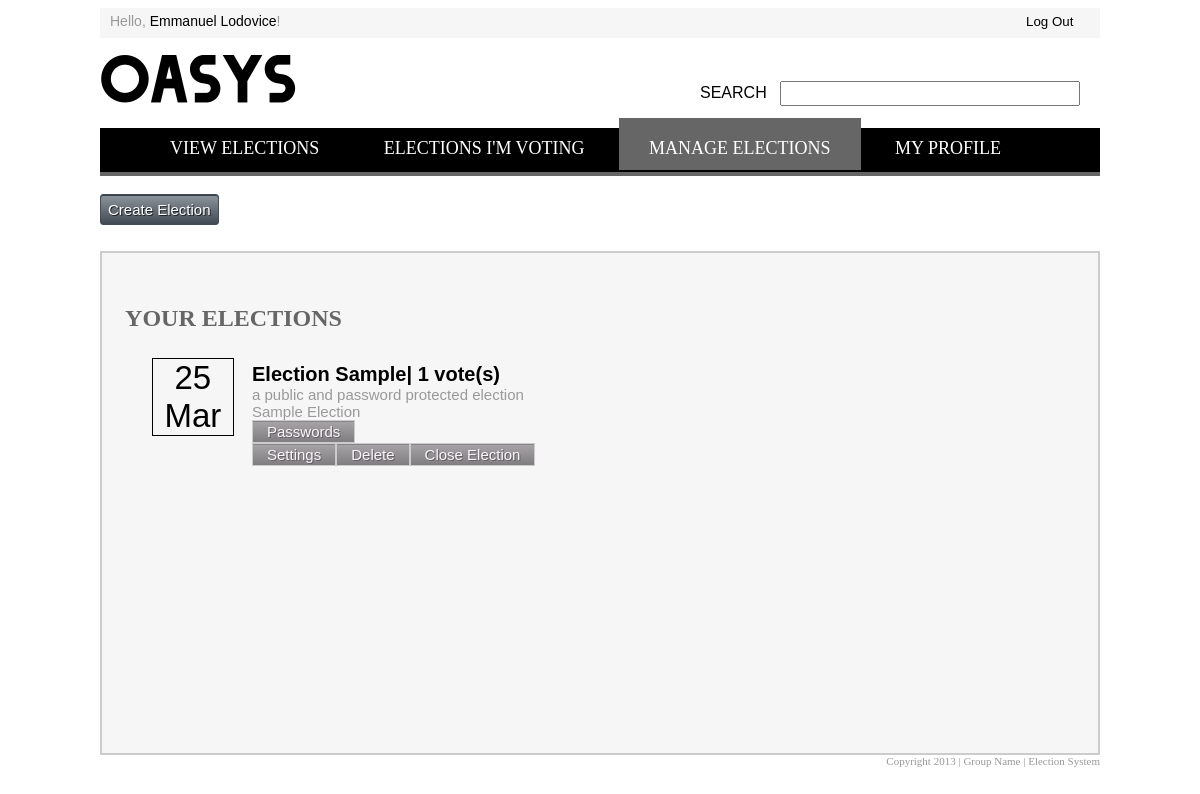
Page /manageElections.php (signed in) on the committed database.
### tables this page shows
CREATE TABLE IF NOT EXISTS `elections` (
  `election_id` int(255) NOT NULL AUTO_INCREMENT,
  `user_id` int(255) NOT NULL,
  `title` varchar(255) NOT NULL,
  `status` int(255) NOT NULL,
  `password` int(255) NOT NULL,
  `privacy` int(255) NOT NULL,
  `description` text NOT NULL,
  `lastdate` datetime NOT NULL,
  PRIMARY KEY (`election_id`),
  KEY `user_id` (`user_id`)
);

### manageElections.php (the view, shortened to what this page needs)
<?php
	$user_id = $_SESSION['user_id'];
?>
<html>
<head>
	<link rel = "stylesheet" type = "text/css" href = "assets/css/manageElections.css">
</head>
<body>
	<div id = "container">
		<div id="container">
		<div id="header">
			<div id="greeting">Hello, <a href="profile.php?user_id=<?=$user_id?> class = 'link'" class = 'link'><?php echo $_SESSION['user_firstname']." ".$_SESSION['user_lastname'];?></a>!</div>
			<div id="logoutspace">
				<a href="logout.php"><button id="logout">Log Out</button></a><br/>
			</div>
		</div>
		<div id="banner">
			<div id="sitename">OASYS</div>
			<div id="searchone">
				<input type="text" name="electionTitle" id="title" onkeyup="search(this.value)">
			</div>
			<div id="searchtwo">
				SEARCH
			</div>
		</div>
	<ul>
      <li><a href="home.php">View Elections</a></li>
      <li><a href="iamVoting.php">Elections I'm Voting</a></li>
      <li id='first'>Manage Elections</li>
      <li><a href="profile.php?user_id=<?=$user_id?>">My Profile</a></li>
    </ul>
		<button id= "createElection" onclick="show_add_election()" tabindex='-1'>Create Election</button><br/><br/>
		 <br>
		<div id = "content">
			<br> <br>
			<h1> &nbsp &nbsp YOUR ELECTIONS </h1>
			<?php
				$query = "SELECT * FROM elections WHERE user_id = '$user_id' order by election_id desc";
				$result = mysql_query($query);
				$election = mysql_fetch_array($result);
			?>
			<?php
				while($election) {
					$election_id = $election['election_id'];
			?>
				<div class = "election" name = "<?=$election['title']?>">
					<div class = "date">
						<?php
							$date = new DateTime($election['lastdate']);
							echo date_format($date, "d")."<br/>".date_format($date, "M");
						?>
					</div>
					<div class = "election_detail">
						<?php
							$voteCount = mysql_fetch_array(mysql_query("SELECT COUNT(DISTINCT user_id) FROM votes WHERE election_id = '$election_id'"));
						?>
						<div class = "description">
							<a href = "electionDetail.php?election_id=<?=$election_id?>"><b><?=$election['title']?>| <?=$voteCount['COUNT(DISTINCT user_id)']?> vote(s)</b></a><br/>
							a <?php if($election['privacy'] == 1) echo "private"; else echo "public"; if ($election['password'] == 1) echo " and password protected";?> election<br/>
						<?=$election['description']?></div>
						<div class = "actions">
							<div>
						<?php if($election['password'] == 1) echo "<input type = 'button' class = 'button' value = 'Passwords' tabindex = '-1' onclick='showPassword(" . $election_id . ")'>";
							$status = "";
							if($election['status'] == 1) {
								 $status = "Close Election";
							}
							else {
								$status = "Open Election";
								echo "<script> addPartyVisibility(".$election_id.",'inline-block'); </script>";
							}
							echo "</div>";
							echo "<div>";
							echo "<input type = 'button' class = 'button' value = 'Settings' tabindex = '-1' onclick = 'edit_election(".$election_id.",".$election['password'].",".$election['privacy'].")'>";
							echo "<input type = 'button' class = 'button' value = 'Delete' tabindex = '-1' onclick = 'verify_delete(".$election_id.")'>";
							echo "<input type = 'button' class = 'button' name = 'status" . $election_id . "' tabindex = '-1' value = '" . $status . "' onclick='changeElectionStatus(" . $election_id . ")'>";
							echo "</div>";
						?>
						</div>
					</div>
					<br/>
				</div>
			<?php
					$election = mysql_fetch_array($result);
				}
			?>
		</div>
		<div id = "footer">
     		Copyright 2013 | Group Name | Election System
    	</div>
	</div>
</body>
</html>

### assets/css/manageElections.css (style rules this page uses)
body { background-color: white; font-family: Arial; color: #999999; }
.link { text-decoration: none; color:black; }
h1 { font-family: Trebuchet MS; font-size: 24px; color: #666666; }
a { text-decoration: none; }
a:link, a:visited { text-decoration: none; color: black; }
ul { background-color: black; width: 96%; height: 3%; margin-top: 10px; border-bottom: 4px solid #666666; padding-top: 10px; padding-bottom: 10px; font-family: Impact; font-size: 18px; text-transform: uppercase; }
ul li { display: inline; }
ul li a:link, a:visited { text-decoration: none; color: white; padding-left: 30px; padding-right: 30px; }
#container { width:1000px; margin: 0 auto; }
#header { width: 100%; height: 20px; background-color: #f6f6f6; padding-top: 5px; padding-bottom: 5px; }
#greeting { position: absolute; width: 500px; font-size: 14px; padding-left: 10px; }
#logoutspace { position: absolute; width: 80px; margin-left: 920px; }
#logout { background-color: #f6f6f6; border: none; }
#banner { width: 100%; height: 80px; }
#sitename { position: absolute; font-family: Dodge; font-size: 60px; width: 400px; color: black; }
#searchone { position: absolute; margin: 43px 0px 40px 680px; }
#title { width:300px; height:25px; }
#searchtwo { position: absolute; color: black; line-height: 110px; margin-left: 600px }
#first { background-color: #666666; color: white; padding-left: 30px; padding-right: 30px; padding-top: 20px; padding-bottom: 12px; }
#createElection { -moz-box-shadow:inset 0px 1px 0px 0px #353e47; -webkit-box-shadow:inset 0px 1px 0px 0px #353e47; box-shadow:inset 0px 1px 0px 0px #353e47; background:-webkit-gradient( linear, left top, left bottom, color-stop(0.05, #899199), color-stop(1, #414952) ); background:-moz-linear-gradient( center top, #899199 5%, #414952 100% ); filter:progid:DXImageTransform.Microsoft.gradient(startColorstr='#899199', endColorstr='#414952'); background-color:#899199; -moz-border-radius:3px; -webkit-border-radius:3px; border-radius:3px; border:1px solid #444d57; display:inline-block; color:#ffffff; font-family:arial; font-size:15px; font-weight:normal; padding:6px 7px; text-decoration:none; text-shadow:1px 1px 0px #1f2429; }
.button { -moz-box-shadow:inset 0px 1px 0px 0px #878587; -webkit-box-shadow:inset 0px 1px 0px 0px #878587; box-shadow:inset 0px 1px 0px 0px #878587; background:-webkit-gradient( linear, left top, left bottom, color-stop(0.05, #a6a3a6), color-stop(1, #807d80) ); background:-moz-linear-gradient( center top, #a6a3a6 5%, #807d80 100% ); filter:progid:DXImageTransform.Microsoft.gradient(startColorstr='#a6a3a6', endColorstr='#807d80'); background-color:#a6a3a6; border:1px solid #cccccc; display:inline-block; color:#faf5fa; font-family:arial; font-size:15px; font-weight:normal; padding:2px 14px; text-decoration:none; text-shadow:1px 1px 0px #636063; }
#content { margin-top: -10px; min-height: 500px; background-color: #f6f6f6; border: 2px solid #cccccc; }
h1 { color: #666666; font-family: Trebuchet MS; }
.election { border-color: #EBEBE0; font-family: Arial; }
.date { width: 8%; float: left; font-size: 33px; text-align: center; margin-top: 10px; margin-left: 50px; border: 1px solid black; color: black; }
.election_detail { width:330px; height:115px; margin-left: 150px; font-size: 12px; padding-top: 10px; }
.description { font-size: 15; padding-top: 5px; word-wrap:break-word; }
.description b { font-size: 20px; color:black; }
#footer { font-family: Trebuchet MS; font-size: 11px; text-align: right; }

### rows in the picture
elections: lastdate "25", lastdate "Mar", title "Election Sample", COUNT "1", privacy "public", password "and password protected", description "Sample Election", status "Close Election"

### other values in the picture
$_SESSION['user_firstname'] "Emmanuel"
$_SESSION['user_lastname'] "Lodovice"
